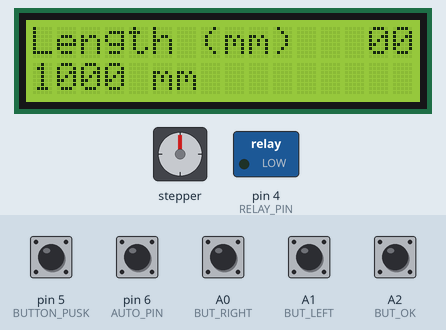
The program below on a simulated Arduino Uno, built with avr-gcc and run on an emulated ATmega328P. Shown: 16×2 character LCD, stepper motor, switched loads named in the program (green lamp = pin HIGH). The test bench sets the inputs (shaded band); at power-on: A0 (BUT_RIGHT), A1 (BUT_LEFT), A2 (BUT_OK), pin 5 (BUTTON_PUSK), pin 6 (AUTO_PIN) HIGH. Stepper angles assume 200 steps per turn.

Above: at 1.3 s.
1.4 s: pin 5 (BUTTON_PUSK) pulled LOW for 0.15 s
At 12.0 s:
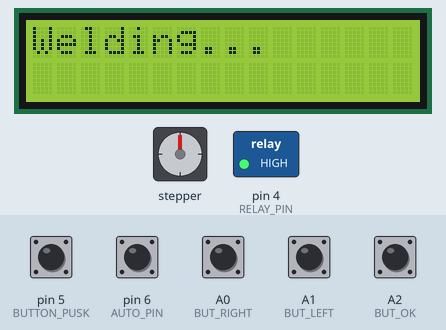
13.5 s: A2 (BUT_OK) pulled LOW for 0.15 s
At 14.2 s:
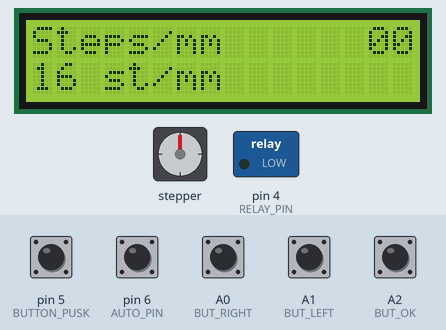
15.4 s: A2 (BUT_OK) pulled LOW for 1 s
At 17.9 s:
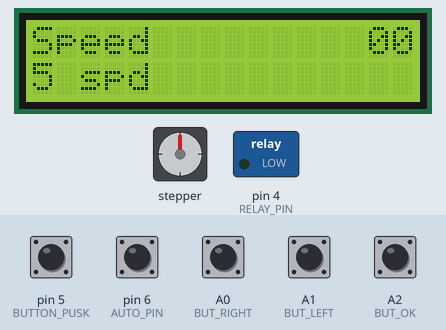
18.2 s: A2 (BUT_OK) pulled LOW for 0.15 s
At 19.1 s:
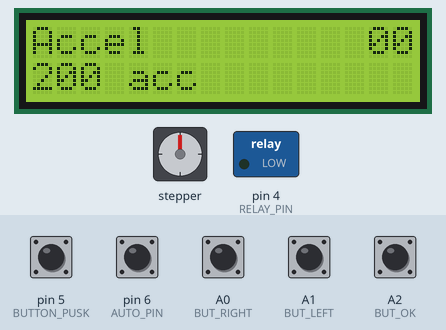
20.1 s: A2 (BUT_OK) pulled LOW for 0.15 s
At 21.6 s:
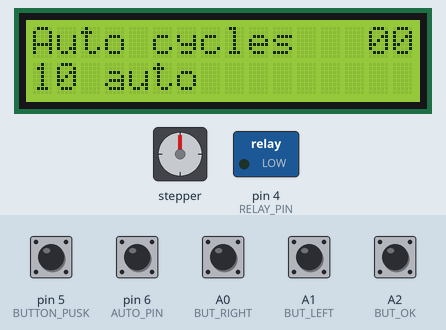
22.0 s: A2 (BUT_OK) pulled LOW for 1 s
At 24.5 s:
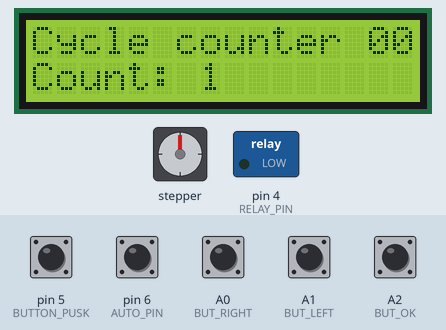
Timing chart, 0 to 25.8 s (numbered marks = the images above; inputs shaded):
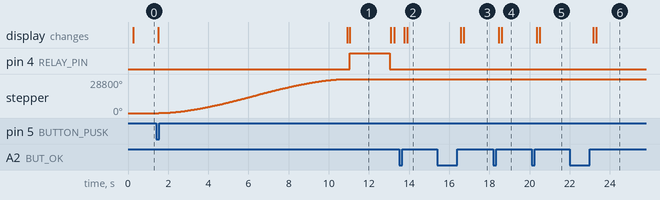

The program:

main.cpp
```cpp
#include <AccelStepper.h>
#include <EEPROM.h>
#include <LiquidCrystal_I2C.h>

#define STEP_PIN 9
#define DIR_PIN 3
#define RELAY_PIN 4
#define BUTTON_PUSK 5
#define AUTO_PIN 6
#define BUT_RIGHT A0
#define BUT_LEFT A1
#define BUT_OK A2

// === Настройки ===
struct Settings {
    uint16_t length_mm;
    uint16_t steps_per_mm;
    uint8_t  speed;
    uint16_t accel;
    uint16_t auto_cycles;
};
Settings settings;

uint16_t cycle_count = 0;  // счётчик выполненных циклов

// === Параметры меню ===
const char* menu_items[] = {
    "Length (mm)",
    "Steps/mm",
    "Speed",
    "Accel",
    "Auto cycles",
    "Cycle counter"};
const uint8_t MENU_COUNT = sizeof(menu_items) / sizeof(menu_items[0]);
uint8_t       menu_index = 0;
unsigned long ok_hold_start = 0;

// === LCD ===
LiquidCrystal_I2C lcd(0x27, 16, 2);

// === Шаговик ===
AccelStepper stepper(AccelStepper::DRIVER, STEP_PIN, DIR_PIN);

// === EEPROM ===
void loadSettings() {
    EEPROM.get(0, settings);
    if (settings.steps_per_mm == 0xFFFF || settings.steps_per_mm < 1 || settings.steps_per_mm > 100) {
        settings = {1000, 16, 5, 200, 10};
    }
}
void saveSettings() {
    EEPROM.put(0, settings);
}

// === Кнопки ===
bool button(uint8_t pin) {
    return digitalRead(pin) == LOW;
}

void showMenu() {
    lcd.setCursor(0, 0);
    lcd.print("                ");
    lcd.setCursor(0, 0);
    lcd.print(menu_items[menu_index]);
    lcd.setCursor(0, 1);
    lcd.print("                ");
    lcd.setCursor(0, 1);
    switch (menu_index) {
        case 0:
            lcd.print(settings.length_mm);
            lcd.print(" mm   ");
            break;
        case 1:
            lcd.print(settings.steps_per_mm);
            lcd.print(" st/mm");
            break;
        case 2:
            lcd.print(settings.speed);
            lcd.print(" spd  ");
            break;
        case 3:
            lcd.print(settings.accel);
            lcd.print(" acc  ");
            break;
        case 4:
            lcd.print(settings.auto_cycles);
            lcd.print(" auto ");
            break;
        case 5:
            lcd.print("Count: ");
            lcd.print(cycle_count);
            break;
    }
}

void applyStepperSettings() {
    stepper.setMaxSpeed(settings.speed * 1500.);  // скорость условная
    stepper.setAcceleration(settings.accel * 7.);
}

void runCycle() {
    long steps = (long)settings.length_mm * settings.steps_per_mm;
    lcd.clear();
    lcd.print("Unwinding...");
    stepper.moveTo(steps);
    while (stepper.distanceToGo() != 0) {
        stepper.run();
    }
    delay(100);
    lcd.clear();
    lcd.print("Welding...");
    digitalWrite(RELAY_PIN, HIGH);
    delay(2000);
    digitalWrite(RELAY_PIN, LOW);
    stepper.setCurrentPosition(0);
    cycle_count++;
}

void setup() {
    pinMode(BUTTON_PUSK, INPUT_PULLUP);
    pinMode(AUTO_PIN, INPUT_PULLUP);
    pinMode(BUT_OK, INPUT_PULLUP);
    pinMode(BUT_LEFT, INPUT_PULLUP);
    pinMode(BUT_RIGHT, INPUT_PULLUP);
    pinMode(RELAY_PIN, OUTPUT);
    digitalWrite(RELAY_PIN, LOW);

    lcd.init();
    lcd.backlight();
    loadSettings();
    applyStepperSettings();
    showMenu();
    Serial.begin(9600);
}

void loop() {
    static uint16_t auto_done = 0;
    // Serial.printf("Buttons: PUSK=%d, AUTO=%d, LEFT=%d, RIGHT=%d, OK=%d\n",
    //               button(BUTTON_PUSK), button(AUTO_PIN), button(BUT_LEFT), button(BUT_RIGHT), button(BUT_OK));

    if (button(BUTTON_PUSK) && auto_done > 0) {
        auto_done = 0;  // сброс счётчика автоциклов
    }

    if (button(BUTTON_PUSK) && (!button(AUTO_PIN))) {
        auto_done = 0;  // сброс счётчика автоциклов
        runCycle();
        showMenu();
    }

    if (button(AUTO_PIN) && button(BUTTON_PUSK)) {
        while (settings.auto_cycles > 0 && auto_done < settings.auto_cycles) {
            runCycle();
            auto_done++;
            showMenu();
            while (!button(AUTO_PIN)) {
                if (button(BUTTON_PUSK)) {
                    break;
                }
            }
            if (button(BUTTON_PUSK)) {
                break;
            }
        }
    }

    // Меню
    if (button(BUT_OK)) {
        if (ok_hold_start == 0)
            ok_hold_start = millis();
        else if (millis() - ok_hold_start > 3000 && menu_index == 5) {
            cycle_count = 0;
            lcd.clear();
            lcd.print("Counter reset");
            delay(1000);
            showMenu();
        }
    } else if (ok_hold_start > 0) {
        menu_index = (menu_index + 1) % MENU_COUNT;
        ok_hold_start = 0;
        showMenu();
    }

    if (button(BUT_LEFT)) {
        switch (menu_index) {
            case 0:
                if (settings.length_mm >= 10) settings.length_mm -= 10;
                break;
            case 1:
                if (settings.steps_per_mm > 1) settings.steps_per_mm--;
                break;
            case 2:
                if (settings.speed > 1) settings.speed--;
                break;
            case 3:
                if (settings.accel > 1) settings.accel -= 10;
                break;
            case 4:
                if (settings.auto_cycles > 1) settings.auto_cycles--;
                break;
        }
        applyStepperSettings();
        saveSettings();
        showMenu();
        delay(150);
    }

    if (button(BUT_RIGHT)) {
        switch (menu_index) {
            case 0:
                if (settings.length_mm <= 9990) settings.length_mm += 10;
                break;
            case 1:
                if (settings.steps_per_mm < 100) settings.steps_per_mm++;
                break;
            case 2:
                if (settings.speed < 10) settings.speed++;
                break;
            case 3:
                if (settings.accel < 9990) settings.accel += 10;
                break;
            case 4:
                if (settings.auto_cycles < 9999) settings.auto_cycles++;
                break;
        }
        applyStepperSettings();
        saveSettings();
        showMenu();
        delay(150);
    }
{ // debug print state inputs
    delay(150);
    lcd.setCursor(14, 0);
    lcd.print(button(BUTTON_PUSK));
    lcd.setCursor(15, 0);
    lcd.print(button(AUTO_PIN));

}
}
```

Measured:
- after the input at 1.4 s, pin 4 (RELAY_PIN): LOW → HIGH after 9.6 s, → LOW 2.0 s later; stepper: turns 28800° clockwise in 9.4 s, starting after 0.13 s; the display: first changes after 0.10 s (image 1 shows a later state)
- after the input at 13.5 s, the display: first changes after 0.26 s (image 2 shows a later state)
- after the input at 15.4 s, the display: first changes after 1.2 s (image 3 shows a later state)
- after the input at 18.2 s, the display: first changes after 0.26 s (image 4 shows a later state)
- after the input at 20.1 s, the display: first changes after 0.26 s (image 5 shows a later state)
- after the input at 22.0 s, the display: first changes after 1.2 s (image 6 shows a later state)
- what the display in image 1 shows lasts 2.1 s, from 11.0 s to 13.1 s
